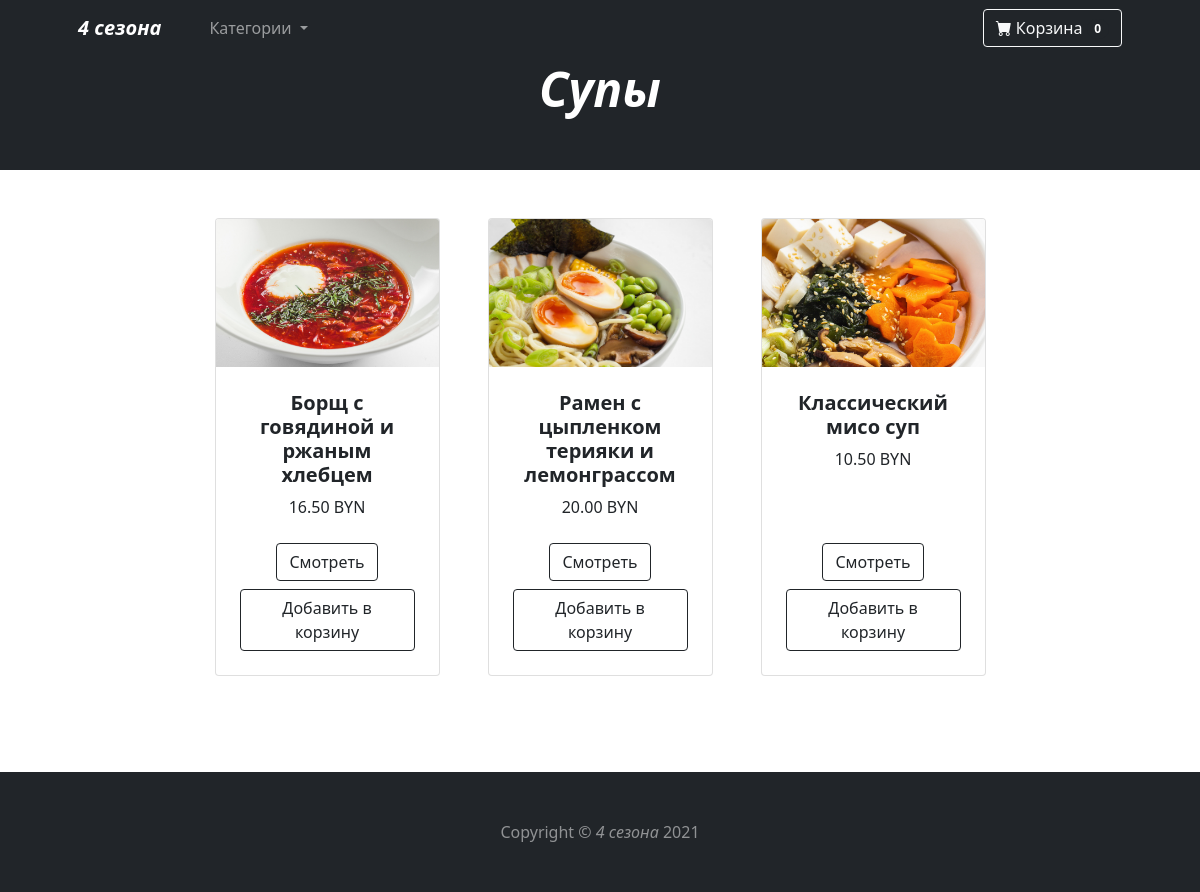
Page /category/soups/ on the committed database.
### mainapp/models.py (models this page shows, shortened)
class Cart(models.Model):
    owner = models.ForeignKey("Customer", null=True, verbose_name='Владелец корзины', on_delete=models.CASCADE)
    dishes = models.ManyToManyField(CartDishes, blank=True, related_name='related_cart')
    total_dishes = models.PositiveIntegerField(default=0)
    final_price = models.DecimalField(max_digits=6, decimal_places=2, default=0, verbose_name="ОбщаяЦена")
    in_order = models.BooleanField(default=False)
    for_anon_user = models.BooleanField(default=False)

class Category(models.Model):
    name = models.CharField(max_length=255, verbose_name='ИмяКатегории')
    slug = models.SlugField(unique=True)
    objects = CategoryManager()
    def get_absolute_url(self):
        return reverse('category_detail', kwargs={'slug': self.slug})

class Dishes(models.Model):
    class Meta:
        abstract = True
    category = models.ForeignKey(Category, verbose_name='Категория', on_delete=models.CASCADE)
    title = models.CharField(max_length=255, verbose_name='ИмяПродукта')
    slug = models.SlugField(unique=True)
    image = models.ImageField(verbose_name='Изображение')
    description = models.TextField(verbose_name='Описаниие', null=True)
    price = models.DecimalField(max_digits=6, decimal_places=2, verbose_name="Цена")
    def get_model_name(self):
        return self.__class__.__name__.lower()

class Soups(Dishes):
    ingridients = models.CharField(max_length=255, verbose_name='Состав блюда')
    weight = models.CharField(max_length=5, verbose_name='МассаБлюда')
    calorie_content = models.CharField(max_length=255, verbose_name='КалорийностьБлюда')
    def get_absolute_url(self):
        return get_dishes_url(self, 'dishes_detail')

### mainapp/views.py (the view)
# urls.py: path('category/<str:slug>/', CategoryDetailView.as_view(), name='category_detail'),
class CategoryDetailView(CartMixin, CategoryDetailMixin, DetailView):
    model = Category
    queryset = Category.objects.all()
    context_object_name = 'category'
    template_name = 'category_detail.html'
    slug_url_kwarg = 'slug'
    def get_context_data(self, **kwargs):
        context = super().get_context_data(**kwargs)
        context['cart'] = self.cart
        return context

### mainapp/mixins.py (called while the page is built)
    def get_context_data(self, **kwargs):
        if isinstance(self.get_object(), Category):
            model = self.CATEGORY_MODEL2DISHES_MODEL[self.get_object().slug]
            context = super().get_context_data(**kwargs)
            context['categories'] = Category.objects.get_categories_for_navigation()
            context['category_dishes'] = model.objects.all()
            return context
        context = super().get_context_data(**kwargs)
        context['categories'] = Category.objects.get_categories_for_navigation()
        return context

    def dispatch(self, request, *args, **kwargs):
        if request.user.is_authenticated:
            customer = Customer.objects.filter(user=request.user).first()
            if not customer:
                customer = Customer.objects.create(
                    user=request.user
                )
            cart = Cart.objects.filter(owner=customer, in_order=False).first()
            if not cart:
                cart = Cart.objects.create(owner=customer)
        else:
            cart = Cart.objects.filter(for_anon_user=True).first()
            if not cart:
                cart = Cart.objects.create(for_anon_user=True)
        self.cart = cart
        self.cart.save()
        return super().dispatch(request, *args, **kwargs)

### mainapp/models.py (called while the page is built)
def get_models_for_count(*model_names):
    return [models.Count(model_name) for model_name in model_names]

def get_dishes_url(obj, viewname):
    ct_model = obj.__class__._meta.model_name
    return reverse(viewname, kwargs={'ct_model': ct_model, 'slug': obj.slug})

    def get_queryset(self):
        return super().get_queryset()

    def get_categories_for_navigation(self):
        models = get_models_for_count('soups', 'maindishes', 'drinks')
        qs = list(self.get_queryset().annotate(*models))
        data = [
            dict(name=c.name, url=c.get_absolute_url(), count=getattr(c, self.CATEGORY_NAME_COUNT_NAME[c.name]))
            for c in qs
        ]
        return data

### mainapp/templates/category_detail.html
{% extends 'base.html' %}
{% block content %}
        <header class="bg-dark py-1">
            <div class="container px-4 px-lg-5">
                <div class="text-center text-white">
                    <h1 class="display-5 fw-bolder mb-5 fst-italic">{{ category.name }}</h1>
                </div>
            </div>
        </header>
    <section>
            <div class="container px-4 px-lg-5 mt-5">
                <div class="row gx-4 gx-lg-5 row-cols-2 row-cols-md-3 row-cols-xl-4 justify-content-center">
                    {% for dishes in category_dishes %}
                    <div class="col mb-5">
                        <div class="card h-100">
                            <a href="{{ dishes.get_absolute_url }}"><img class="card-img-top" src="{{ dishes.image.url }}" alt="..." /></a>
                            <div class="card-body p-4">
                                <div class="text-center">
                                    <h5 class="fw-bolder">{{ dishes.title }}</h5>
                                    {{ dishes.price }} BYN
                                </div>
                            </div>
                            <div class="card-footer p-4 pt-0 border-top-0 bg-transparent">
                                <div class="text-center"><a class="btn btn-outline-dark mt-auto" href="{{ dishes.get_absolute_url }}">Смотреть</a>
                            <a class="btn btn-outline-dark mt-2" href="{% url 'add-to-cart' ct_model=dishes.get_model_name slug=dishes.slug %}">
                                Добавить в корзину
                            </a></div>
                            </div>
                        </div>
                    </div>
                    {% endfor %}
                </div>
            </div>
        </section>
{% endblock content %}

### mainapp/templates/base.html (shortened to what this page needs)
<!DOCTYPE html>
<html lang="en">
    <head>
        <link href="https://cdn.jsdelivr.net/npm/bootstrap-icons@1.5.0/font/bootstrap-icons.css" rel="stylesheet" />
        <link href="https://cdn.jsdelivr.net/npm/bootstrap@5.0.2/dist/css/bootstrap.min.css" rel="stylesheet">
    </head>
    <body>
        <nav class="navbar navbar-expand-lg navbar-dark bg-dark sticky-top">
            <div class="container px-4 px-lg-5">
                <a class="navbar-brand fw-bold fst-italic" href="{% url 'base' %}">4 сезона</a>
                <div class="collapse navbar-collapse" id="navbarSupportedContent">
                    <ul class="navbar-nav me-auto mb-2 mb-lg-0 ms-lg-4">
                         <li class="nav-item dropdown">
                            <a class="nav-link dropdown-toggle" href="#" id="navbarDropdownMenuLink" role="button" data-bs-toggle="dropdown" aria-expanded="false">
                                Категории
                            </a>
                        </li>
                    </ul>
                    <form class="d-flex">
                        <a class="btn btn-outline-light" href="{% url 'cart' %}" type="submit">
                            <i class="bi-cart-fill me-1"></i>Корзина<span class="badge bg-dark text-white ms-1 rounded-pill">{{ cart.dishes.count }}</span>
                        </a>
                    </form>
                </div>
            </div>
        </nav>
        {% block content %}{% endblock content %}
        <footer class="mt-5 py-5 bg-dark">
            <div class="container"><p class="m-0 text-center text-white-50">Copyright &copy; <span class="fst-italic">4 сезона</span> 2021</p></div>
        </footer>
    </body>
</html>

### rows in the picture
Cart: dishes.count "0"
Category: name "Супы"
Soups: image (picture), title "Борщ с говядиной и ржаным хлебцем", price "16.50"
Soups: image (picture), title "Рамен с цыпленком терияки и лемонграссом", price "20.00"
Soups: image (picture), title "Классический мисо суп", price "10.50"
